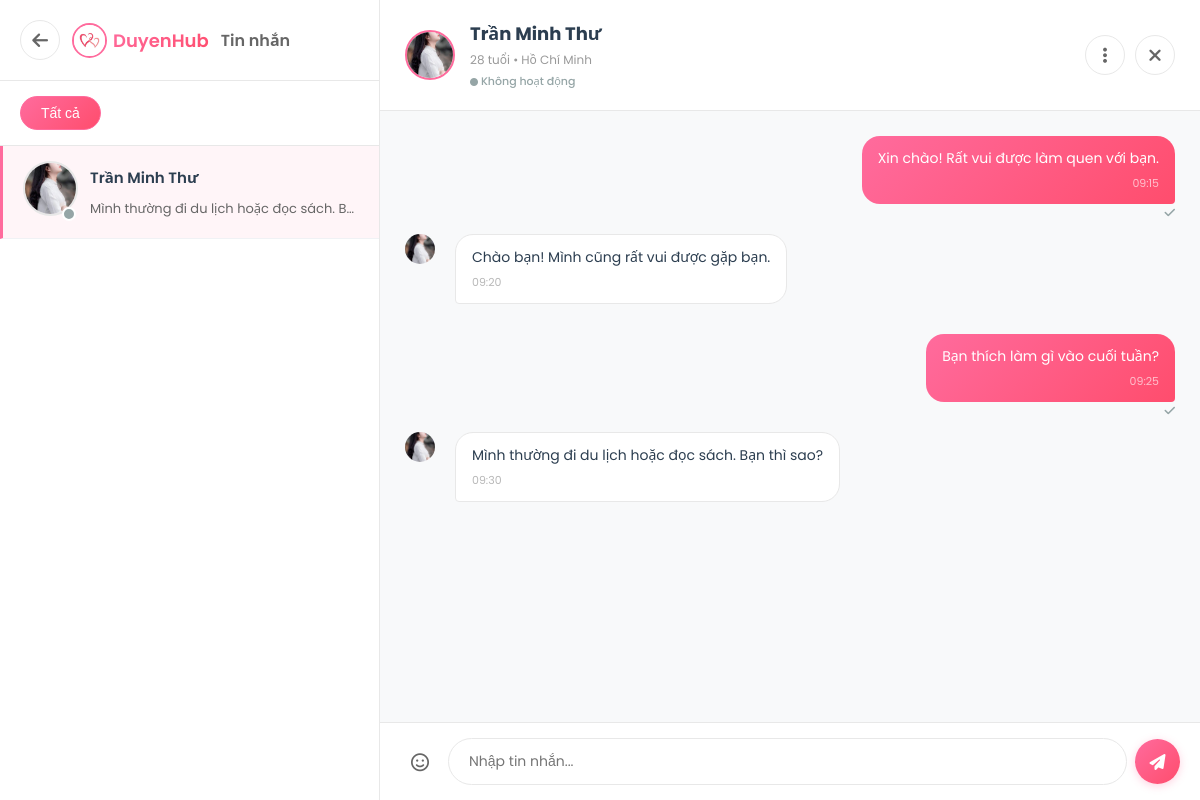
Screenshot of /views/nhantin/message.php?match=1 (signed in) with the database file from the repository.
### tables this page shows
CREATE TABLE `ghepdoi` (
  `maGhepDoi` int(11) NOT NULL,
  `maNguoiA` int(11) DEFAULT NULL,
  `maNguoiB` int(11) DEFAULT NULL,
  `thoiDiemGhepDoi` datetime DEFAULT current_timestamp(),
  `trangThaiGhepDoi` enum('matched','blocked','unmatched') DEFAULT 'matched'
);

CREATE TABLE `hoso` (
  `maHoSo` int(11) NOT NULL,
  `maNguoiDung` int(11) DEFAULT NULL,
  `ten` varchar(100) DEFAULT NULL,
  `ngaySinh` date DEFAULT NULL,
  `gioiTinh` enum('Nam','Nữ') DEFAULT NULL,
  `tinhTrangHonNhan` varchar(50) DEFAULT NULL,
  `canNang` float DEFAULT NULL,
  `chieuCao` float DEFAULT NULL,
  `mucTieuPhatTrien` text DEFAULT NULL,
  `hocVan` varchar(100) DEFAULT NULL,
  `noiSong` varchar(100) DEFAULT NULL,
  `soThich` text DEFAULT NULL,
  `moTa` text DEFAULT NULL,
  `avt` varchar(255) DEFAULT NULL
);

CREATE TABLE `tinnhan` (
  `maTinNhan` int(11) NOT NULL,
  `maGhepDoi` int(11) DEFAULT NULL,
  `maNguoiGui` int(11) DEFAULT NULL,
  `noiDung` text NOT NULL,
  `thoiDiemGui` datetime DEFAULT current_timestamp(),
  `trangThai` enum('sent','delivered','seen') DEFAULT 'sent' COMMENT 'Trạng thái tin nhắn: sent (đã gửi), delivered (đã nhận), seen (đã xem)',
  `thoiDiemNhan` datetime DEFAULT NULL COMMENT 'Thời điểm người nhận nhận được tin nhắn',
  `thoiDiemXem` datetime DEFAULT NULL COMMENT 'Thời điểm người nhận xem tin nhắn'
);

### views/nhantin/message.php (the view, shortened to what the rows shown need)
<?php
require_once '../../models/mSession.php';
require_once '../../models/mMatch.php';
require_once '../../models/mMessage.php';
require_once '../../models/mProfile.php';
require_once '../../models/mUser.php';
$currentUserId = Session::getUserId();
$matchModel = new MatchModel();
$messageModel = new Message();
$profileModel = new Profile();
$userModel = new User();
$myMatches = $matchModel->getMyMatches($currentUserId);
$selectedMatchId = isset($_GET['matchId']) ? intval($_GET['matchId']) : (isset($_GET['match']) ? intval($_GET['match']) : null);
$selectedMatch = null;
if ($selectedMatchId) {
    foreach ($myMatches as $match) {
        if ($match['maGhepDoi'] == $selectedMatchId) {
            $selectedMatch = $match;
            break;
        }
    }
}
$messages = [];
if ($selectedMatchId) {
    $messages = $messageModel->getMessages($selectedMatchId);
}
?>
<!DOCTYPE html>
<html lang="vi">
<head>
    <link rel="stylesheet" href="https://cdnjs.cloudflare.com/ajax/libs/font-awesome/6.4.0/css/all.min.css">
    <link rel="stylesheet" href="/public/css/message.css?v=<?php echo time(); ?>">
</head>
<body>
    <div class="chat-container">
        <div class="chat-sidebar">
            <div class="sidebar-header">
                <h1>Tin nhắn</h1>
            </div>
            <div class="messages-list">
                <?php if (empty($myMatches)): ?>
                    <div class="empty-state" style="padding: 40px 20px; text-align: center; color: #999;">
                        <i class="fas fa-comments" style="font-size: 48px; margin-bottom: 15px; opacity: 0.5;"></i>
                        <p>Chưa có cuộc trò chuyện nào</p>
                        <p style="font-size: 14px;">Hãy thích và ghép đôi để bắt đầu chat!</p>
                    </div>
                <?php else: ?>
                    <?php foreach ($myMatches as $match):
                        $isActive = ($selectedMatchId == $match['maGhepDoi']) ? 'active' : '';
                        $lastMessage = $messageModel->getLastMessage($match['maGhepDoi']);
                        $unreadCount = $messageModel->getUnreadCount($match['maGhepDoi'], $currentUserId);
                        $hasUnread = $unreadCount > 0;
                        $avatarSrc = '/public/img/default-avatar.jpg';
                        if (!empty($match['avt'])) {
                            if (strpos($match['avt'], 'public/') === 0) {
                                $avatarSrc = '/' . htmlspecialchars($match['avt']);
                            } else {
                                $avatarSrc = '/public/uploads/avatars/' . htmlspecialchars($match['avt']);
                            }
                        }
                    ?>
                        <div class="message-item <?php echo $isActive; ?> <?php echo $hasUnread ? 'has-unread' : ''; ?>"
                             onclick="window.location.href='?match=<?php echo $match['maGhepDoi']; ?>'">
                            <div class="message-avatar">
                                <img src="<?php echo $avatarSrc; ?>" alt="<?php echo htmlspecialchars($match['ten']); ?>">
                                <?php
                                $isOnline = $userModel->isUserOnline($match['maNguoiDung']);
                                $isInactive = $userModel->isUserInactive($match['maNguoiDung']);
                                if ($isOnline):
                                ?>
                                    <div class="online-dot pulse" title="Đang online"></div>
                                <?php elseif ($isInactive): ?>
                                    <div class="offline-dot" title="Không hoạt động"></div>
                                <?php endif; ?>
                            </div>
                            <div class="message-content">
                                <div style="display: flex; justify-content: space-between; align-items: center; margin-bottom: 5px;">
                                    <h3 class="message-name"><?php echo htmlspecialchars($match['ten']); ?></h3>
                                </div>
                                <p class="message-text <?php echo $hasUnread ? 'unread-text' : ''; ?>">
                                    <?php
                                    if ($lastMessage) {
                                        echo htmlspecialchars(mb_substr($lastMessage['noiDung'], 0, 50));
                                    } else {
                                        echo 'Bạn vừa ghép đôi với ' . htmlspecialchars($match['ten']) . ', hãy gửi lời chào!';
                                    }
                                    ?>
                                </p>
                            </div>
                        </div>
                    <?php endforeach; ?>
                <?php endif; ?>
            </div>
        </div>
        <div class="chat-box">
            <?php if ($selectedMatch):
                $chatAvatarSrc = '/public/img/default-avatar.jpg';
                if (!empty($selectedMatch['avt'])) {
                    if (strpos($selectedMatch['avt'], 'public/') === 0) {
                        $chatAvatarSrc = '/' . htmlspecialchars($selectedMatch['avt']);
                    } else {
                        $chatAvatarSrc = '/public/uploads/avatars/' . htmlspecialchars($selectedMatch['avt']);
                    }
                }
            ?>
                <div class="chat-header">
                    <div class="chat-user-info">
                        <img src="<?php echo $chatAvatarSrc; ?>" alt="<?php echo htmlspecialchars($selectedMatch['ten']); ?>">
                        <div>
                            <h2><?php echo htmlspecialchars($selectedMatch['ten']); ?></h2>
                            <p style="font-size: 12px; color: #999; margin: 0;">
                                <?php
                                $age = $profileModel->calculateAge($selectedMatch['ngaySinh']);
                                echo $age . ' tuổi • ' . htmlspecialchars($selectedMatch['noiSong']);
                                ?>
                            </p>
                            <p class="online-status-text" style="font-size: 11px; margin: 4px 0 0 0;">
                                <?php
                                $isOnline = $userModel->isUserOnline($selectedMatch['maNguoiDung']);
                                $isInactive = $userModel->isUserInactive($selectedMatch['maNguoiDung']);
                                if ($isOnline):
                                ?>
                                    <span style="color: #28a745; font-weight: 600;">
                                        <i class="fas fa-circle" style="font-size: 8px;"></i> Đang hoạt động
                                    </span>
                                <?php elseif ($isInactive): ?>
                                    <span style="color: #95a5a6; font-weight: 500;">
                                        <i class="fas fa-circle" style="font-size: 8px;"></i> Không hoạt động
                                    </span>
                                <?php endif;
                                ?>
                            </p>
                        </div>
                    </div>
                    <div class="chat-header-actions">
                        <div class="dropdown-menu-container">
                            <button class="btn-menu" onclick="toggleChatMenu(event)">
                                <i class="fas fa-ellipsis-v"></i>
                            </button>
                        </div>
                        <button class="btn-close" onclick="closeConversation()">
                            <i class="fas fa-times"></i>
                        </button>
                    </div>
                </div>
                <div class="chat-messages" id="chatMessages">
                    <?php if (empty($messages)): ?>
                        <div class="chat-welcome">
                            <p>Bạn vừa kết nối với <span><?php echo htmlspecialchars($selectedMatch['ten']); ?></span>, hãy gửi lời chào!</p>
                        </div>
                    <?php else: ?>
                        <?php foreach ($messages as $msg):
                            $isSent = ($msg['maNguoiGui'] == $currentUserId);
                            $messageClass = $isSent ? 'sent' : 'received';
                        ?>
                            <div class="message <?php echo $messageClass; ?>" data-message-id="<?php echo $msg['maTinNhan']; ?>">
                                <?php if (!$isSent): ?>
                                    <img src="<?php echo $chatAvatarSrc; ?>" alt="" class="message-avatar-small">
                                <?php endif; ?>
                                <?php
                                $msgStatus = $msg['trangThai'] ?? 'sent';
                                if ($msgStatus === 'recalled'):
                                ?>
                                    <div class="message-bubble message-recalled">
                                        <p><i class="fas fa-ban"></i> Tin nhắn đã bị thu hồi</p>
                                        <span class="message-time">
                                            <?php echo date('H:i', strtotime($msg['thoiDiemGui'])); ?>
                                        </span>
                                    </div>
                                <?php else: ?>
                                    <div class="message-bubble">
                                        <p><?php echo nl2br(htmlspecialchars($msg['noiDung'])); ?></p>
                                        <span class="message-time">
                                            <?php echo date('H:i', strtotime($msg['thoiDiemGui'])); ?>
                                        </span>
                                    </div>
                                <?php endif; ?>
                                <?php if ($isSent): ?>
                                    <span class="message-status<?php echo ($msgStatus === 'failed') ? ' message-failed' : ''; ?>"
                                          data-status="<?php echo $msgStatus; ?>"
                                          <?php echo ($msgStatus === 'failed') ? 'data-message-id="' . $msg['maTinNhan'] . '"' : ''; ?>>
                                        <?php
                                        if ($msgStatus === 'recalled'): ?>
                                            <i class="fas fa-ban" style="color: #e74c3c;" title="Đã thu hồi"></i>
                                        <?php elseif ($msgStatus === 'failed'): ?>
                                            <i class="fas fa-exclamation-circle" style="color: #e74c3c;" title="Gửi thất bại - Nhấn để thử lại"></i>
                                        <?php elseif ($msgStatus === 'sending'): ?>
                                            <i class="fas fa-clock" style="color: #95a5a6;" title="Đang gửi"></i>
                                        <?php elseif ($msgStatus === 'seen'): ?>
                                            <i class="fas fa-eye" style="color: #2E7D32;" title="Đã xem"></i>
                                        <?php elseif ($msgStatus === 'delivered'): ?>
                                            <i class="fas fa-check-double" style="color: #95a5a6;" title="Đã nhận"></i>
                                        <?php else: ?>
                                            <i class="fas fa-check" style="color: #95a5a6;" title="Đã gửi"></i>
                                        <?php endif; ?>
                                    </span>
                                <?php endif; ?>
                            </div>
                        <?php endforeach; ?>
                    <?php endif; ?>
                </div>
                <div class="chat-input-container">
                    <button class="btn-input-action" title="Emoji" onclick="toggleEmojiPicker()">
                        <i class="far fa-smile"></i>
                    </button>
                    <input type="text" class="chat-input" placeholder="Nhập tin nhắn..." id="messageInput">
                    <button class="btn-send" onclick="sendMessage()">
                        <i class="fas fa-paper-plane"></i>
                    </button>
                </div>
            <?php endif; ?>
        </div>
    </div>
</body>
</html>

### rows the page displays
ghepdoi: hoso.avt (picture), hoso.ten "Trần Minh Thư", tinnhan.noiDung "Mình thường đi du lịch hoặc đọc sách. B…", hoso.ngaySinh "28", hoso.noiSong "Hồ Chí Minh"
tinnhan: noiDung "Xin chào! Rất vui được làm quen với bạn.", thoiDiemGui "09:15", trangThai "sent" (drawn)
tinnhan: hoso.avt (picture), noiDung "Chào bạn! Mình cũng rất vui được gặp bạn.", thoiDiemGui "09:20"
tinnhan: noiDung "Bạn thích làm gì vào cuối tuần?", thoiDiemGui "09:25", trangThai "sent" (drawn)
tinnhan: hoso.avt (picture), noiDung "Mình thường đi du lịch hoặc đọc sách. Bạn thì sao?", thoiDiemGui "09:30"
